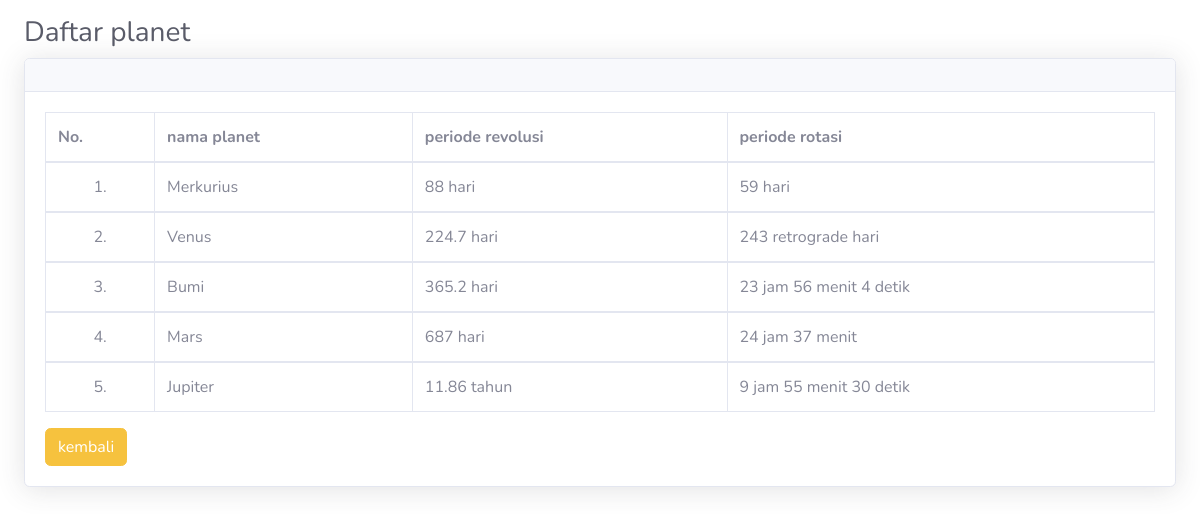
The app's page /data_planet.php with its own data.
### tables this page shows
CREATE TABLE `planet` (
  `id_planet` int(11) NOT NULL,
  `data_image` blob DEFAULT NULL,
  `nama_planet` varchar(250) NOT NULL,
  `periode_revolusi` varchar(250) NOT NULL,
  `periode_rotasi` varchar(250) NOT NULL
);

### data_planet.php (the view, shortened to what this page needs)
<!DOCTYPE html>
<html>
<head>
	<link href="vendor/fontawesome-free/css/all.min.css" rel="stylesheet" type="text/css">
    <link href="css/sb-admin-2.min.css" rel="stylesheet">
    <link href="vendor/datatables/dataTables.bootstrap4.min.css" rel="stylesheet">
</head>
<body>
<div class="container-fluid">
	<h1 class="h3 mb-2 mt-3 text-gray-800">Daftar planet</h1>
	<div class="card shadow mb-4">
                        <div class="card-header py-3">
                        </div>
                        <div class="card-body">
                            <div class="table-responsive">
							<table class="table table-bordered" width="100%" cellspacing="0">
								<thead>
									<tr>
										<th>No.</th>
										<th>nama planet</th>
										<th>periode revolusi</th>
										<th>periode rotasi</th>
									</tr>
								</thead>
								<?php
								include "+koneksi.php";
								$query = mysqli_query($host,"SELECT * FROM planet") or die(mysqli_error($host));
								$nomor = 1;
								while($data = mysqli_fetch_array($query)) { ?>
								<tbody>
									<tr>
										<td align="center"><?php echo $nomor++; ?>.</td>
										<td><?php echo $data['nama_planet']; ?></td>
										<td><?php echo $data['periode_revolusi']; ?></td>
										<td><?php echo $data['periode_rotasi']; ?></td>
									</tr>
								</tbody>
								<?php
								} ?>
							</table>
                            </div>
							<a href="index.php"><button class="btn btn-warning" >kembali</button></a>
                        </div>
                    </div>
					</div>
</body>
</html>

### records on screen
planet: nama_planet "Merkurius", periode_revolusi "88 hari", periode_rotasi "59 hari"
planet: nama_planet "Venus", periode_revolusi "224.7 hari", periode_rotasi "243 retrograde hari"
planet: nama_planet "Bumi", periode_revolusi "365.2 hari", periode_rotasi "23 jam 56 menit 4 detik"
planet: nama_planet "Mars", periode_revolusi "687 hari", periode_rotasi "24 jam 37 menit"
planet: nama_planet "Jupiter", periode_revolusi "11.86 tahun", periode_rotasi "9 jam 55 menit 30 detik"
